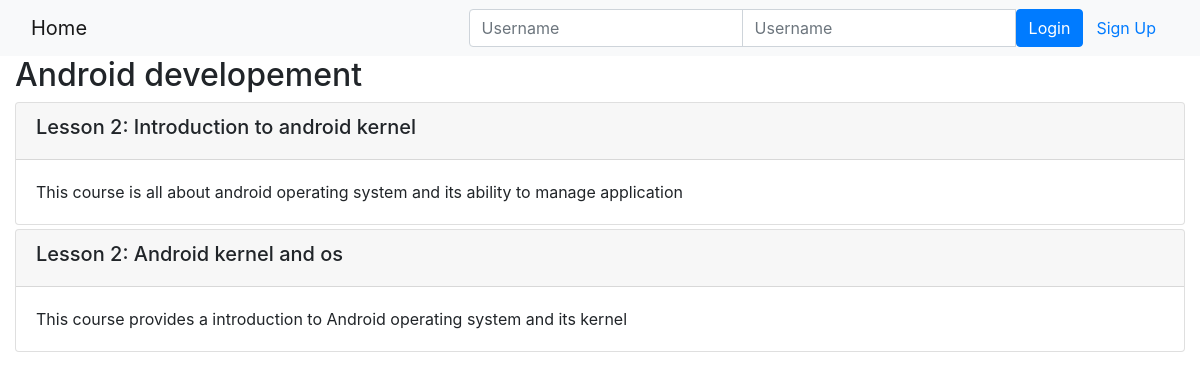
The page /onlinecourse/4/ on the database its author committed.
### onlinecourse/models.py (models this page shows, shortened)
class Course(models.Model):
    name = models.CharField(null=False, max_length=30, default='online course')
    image = models.ImageField(upload_to='course_images/')
    description = models.CharField(max_length=1000)
    pub_date = models.DateField(null=True)
    instructors = models.ManyToManyField(Instructor)
    users = models.ManyToManyField(
        settings.AUTH_USER_MODEL,
        through='Enrollment'
    )
    total_enrollment = models.IntegerField(default=0)
    is_enrolled = False

class Lesson(models.Model):
    title = models.CharField(max_length=200, default="title")
    order = models.IntegerField(default=0)
    course = models.ForeignKey(Course, on_delete=models.CASCADE)
    content = models.TextField()

### onlinecourse/views.py (the view)
# urls.py: path('<int:pk>/', views.CourseDetailView.as_view(), name='course_details'),
class CourseDetailView(generic.DetailView):
    model = Course
    template_name = 'onlinecourse/course_detail_bootstrap.html'

### onlinecourse/templates/onlinecourse/course_detail_bootstrap.html (shortened to what this page needs)
<!DOCTYPE html>
<html lang="en">
<head>
     {% load static %}
    <link rel="stylesheet" href="https://maxcdn.bootstrapcdn.com/bootstrap/4.5.2/css/bootstrap.min.css">
</head>
<body>
    <nav class="navbar navbar-light bg-light">
        <div class="container-fluid">
            <div class="navbar-header">
                  <a class="navbar-brand" href="{% url 'onlinecourse:index' %}">Home</a>
            </div>
            <ul class="nav navbar-nav navbar-right">
                {% if user.is_authenticated %}
                <li>
                    <a class="btn btn-link" href="#">{{ user.first_name }}({{ user.username }})</a>
                    <a class="btn btn-link" href="{% url 'onlinecourse:logout' %}">Logout</a>
                </li>
                {% else %}
                <li>
                    <form class="form-inline" action="{% url 'onlinecourse:login' %}" method="post">
                        <div class="input-group">
                            <input type="text" class="form-control" placeholder="Username" name="username" >
                            <input type="password" class="form-control" placeholder="Username" name="psw" >
                            <button class="btn btn-primary" type="submit">Login</button>
                            <a class="btn btn-link" href="{% url 'onlinecourse:registration' %}">Sign Up</a>
                        </div>
                    </form>
                </li>
                {% endif %}
            </ul>
        </div>
    </nav>
    <div class="container-fluid">
            <h2>{{ course.name }}</h2>
            <div class="card-columns-vertical">
                {% for lesson in course.lesson_set.all %}
                    <div class="card mt-1">
                        <div class="card-header"><h5>Lesson {{lesson.order|add:1}}: {{lesson.title}}</h5></div>
                        <div class="card-body">{{lesson.content}}</div>
                    </div>
                {% endfor %}
            </div>
    </div>
</body>
</html>

### rows shown on the page
Course: name "Android developement"
Lesson: order|add "2", title "Introduction to android kernel", content "This course is all about android operating system and its ability to manage application"
Lesson: order|add "2", title "Android kernel and os", content "This course provides a introduction to Android operating system and its kernel"
